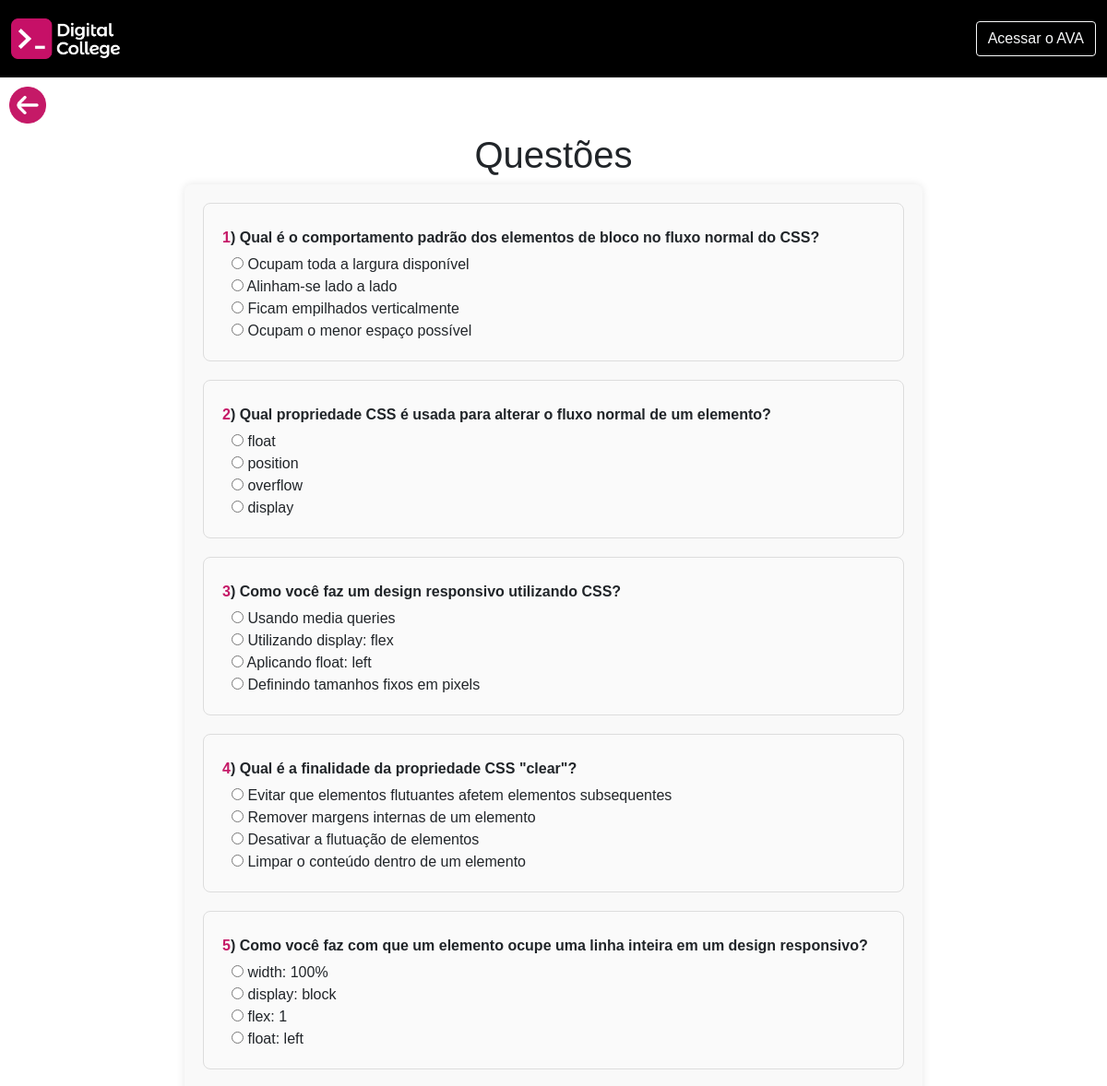
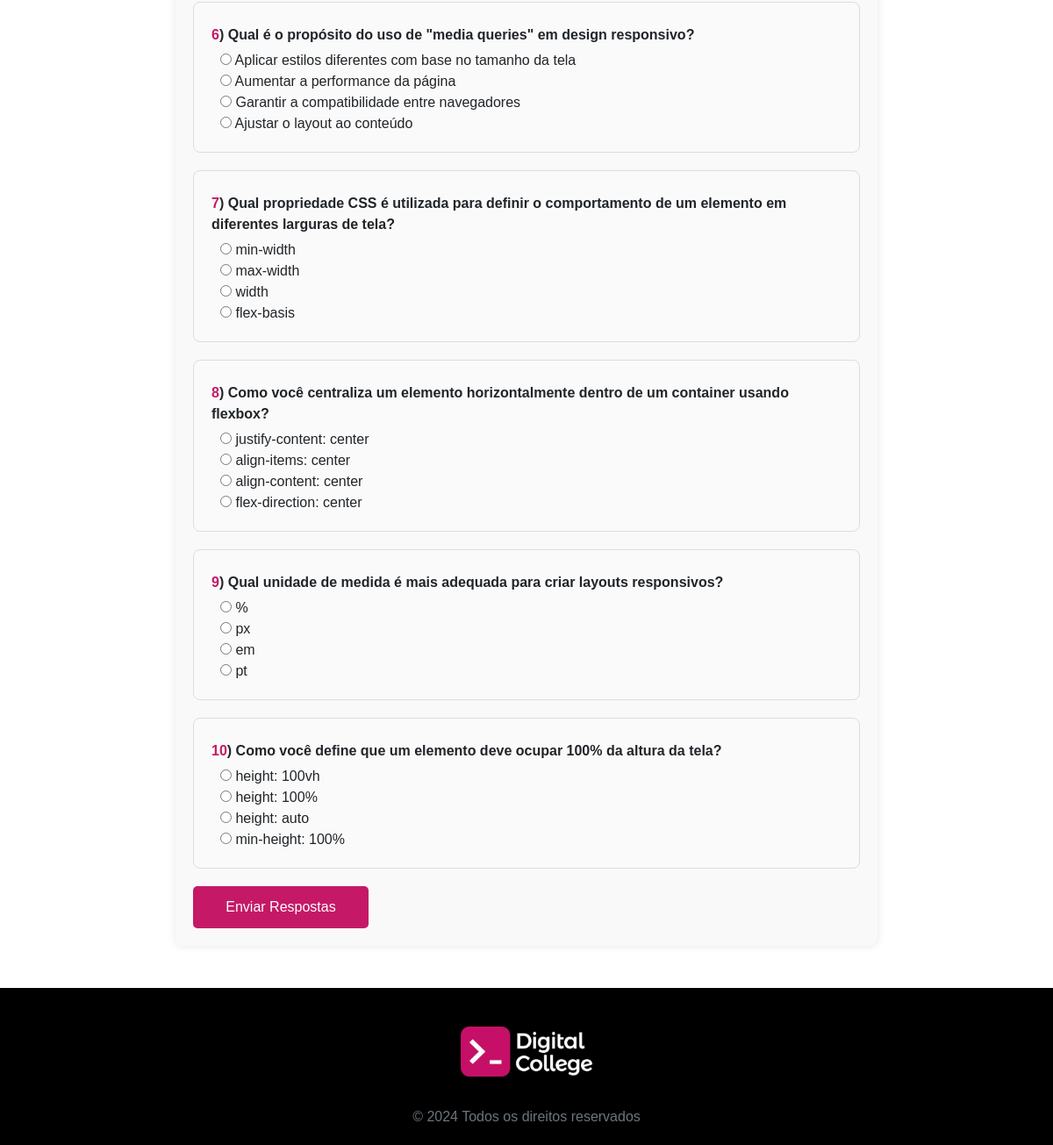
The app's page /questoesModulo01/unidade08.php with its own data (2 pictures, top to bottom).
### tables this page shows
CREATE TABLE questoes(
	id INT PRIMARY KEY NOT NULL AUTO_INCREMENT,
    numero INT NOT NULL,
	enunciado VARCHAR(1255) NOT NULL,
	item_a VARCHAR(1255) NOT NULL,
	item_b VARCHAR(1255) NOT NULL,
	item_c VARCHAR(1255) NOT NULL,
	item_d VARCHAR(1255) NOT NULL,
	item_certo CHAR(1),
    unidade INT NOT NULL,
    modulo INT NOT NULL
);

### process/questoes.php (called while the page is built, shortened)
<?php
include_once('conn.php');
include_once('../layouts/headerQ.php');
$respostasCorretas = 0;
$questoesErradas = [];
if ($_SERVER['REQUEST_METHOD'] === 'POST') {
    $respostas = $_POST;
    $totalQuestões = count($respostas);
    foreach ($respostas as $questao_id => $resposta_usuario) {
        if (strpos($questao_id, 'questao_') !== 0) {
            continue;
        }
        $id = substr($questao_id, 8);
        $sql = "SELECT item_certo, numero, item_a, item_b, item_c, item_d, enunciado, unidade FROM questoes WHERE id = ?";
        $stmt = $conn->prepare($sql);
        $stmt->bind_param('i', $id);
        $stmt->execute();
        $result = $stmt->get_result();
        if ($result->num_rows > 0) {
            $questao = $result->fetch_assoc();
            $item_certo = $questao['item_certo'];
            $numero = $questao['numero'];
            $enunciado = $questao['enunciado'];
            $respostas = [
                'A' => $questao['item_a'],
                'B' => $questao['item_b'],
                'C' => $questao['item_c'],
                'D' => $questao['item_d']
            ];
            if ($questao['unidade'] == 1) {
                echo "<a href='../modulo1/HTML/topico032-1.php' class='button-prox-atv'><img src='../assets/img/arrow-circle-left.png (2).png' alt='Próxima Atividade' class='next'></a>";
            }elseif($questao['unidade']==2){
                echo "<a href='../modulo1/HTML/topico032-2.php' class='button-prox-atv'><img src='../assets/img/arrow-circle-left (2).png' alt='Próxima Atividade' class='next'></a>";
            }elseif($questao['unidade']==3){
                echo "<a href='../modulo1/HTML/topico032-3.php' class='button-prox-atv'><img src='../assets/img/arrow-circle-left (2).png' alt='Próxima Atividade' class='next'></a>";
            }elseif($questao['unidade']==4){
                echo "<a href='../modulo1/CSS/topico032-4.php' class='button-prox-atv'><img src='../assets/img/arrow-circle-left (2).png' alt='Próxima Atividade' class='next'></a>";
            }elseif($questao['unidade']==5){
                echo "<a href='../modulo1/HTML/topico033-1.php' class='button-prox-atv'><img src='../assets/img/arrow-circle-left (2).png' alt='Próxima Atividade' class='next'></a>";
            }elseif($questao['unidade']==6){
                echo "<a href='../modulo1/HTML/topico033-2.php' class='button-prox-atv'><img src='../assets/img/arrow-circle-left (2).png' alt='Próxima Atividade' class='next'></a>";
            }elseif($questao['unidade']==7){
                echo "<a href='../modulo1/HTML/topico033-3.php' class='button-prox-atv'><img src='../assets/img/arrow-circle-left (2).png' alt='Próxima Atividade' class='next'></a>";
            }elseif($questao['unidade']==8){
                echo "<a href='../modulo1/HTML/topico033-4.php' class='button-prox-atv'><img src='../assets/img/arrow-circle-left (2).png' alt='Próxima Atividade' class='next'></a>";
            }
            if ($resposta_usuario === $item_certo) {
                $respostasCorretas++;
            } else {
                $questoesErradas[] = [
                    'numero' => $numero,
                    'enunciado' => $enunciado,
                    'resposta_usuario' => $respostas[$resposta_usuario],
                    'item_certo' => $respostas[$item_certo],
                    'resposta_usuario_letra' => array_search($resposta_usuario, $respostas),
                    'item_certo_letra' => array_search($item_certo, $respostas)
                ];
            }
        }
    }
    $nota = $respostasCorretas / $totalQuestões * 10;
    $mensagem = $nota > 7 ? "Parabéns, sua nota foi: " . number_format($nota, 2) : "Revise o conteúdo, sua nota foi: " . number_format($nota, 2);
    $notaClass = $nota > 7 ? 'nota-alta' : 'nota-baixa';
    echo "<div class='resultado $notaClass'>";
    echo "<h2>Resultado do Quiz</h2>";
    echo "<p>$mensagem</p>";
    echo "<p>Você acertou " . htmlspecialchars($respostasCorretas) . " de " . htmlspecialchars($totalQuestões) . " questões.</p>";
    echo "</div>";
    if (!empty($questoesErradas)) {
        echo "<div class='questoes-erradas'>";
        echo "<h3>Questões que você errou:</h3>";
        echo "<table>";
        echo "<tr><th>Número da Questão</th><th>Enunciado</th><th>Resposta Dada</th><th>Resposta Correta</th></tr>";
        foreach ($questoesErradas as $questaoErrada) {
            echo "<tr>";
            echo "<td>" . htmlspecialchars($questaoErrada['numero']) . "</td>";
            echo "<td>" . htmlspecialchars($questaoErrada['enunciado']) . "</td>";
            echo "<td>" . htmlspecialchars($questaoErrada['resposta_usuario']) . "</td>";
            echo "<td>" . htmlspecialchars($questaoErrada['item_certo']) . "</td>";
            echo "</tr>";
        }
        echo "</table>";
        if ($questao['unidade'] == 1) {
            echo "<a href='../modulo1/HTML/topico032-2.php' class='button-prox-atv'><img src='../assets/img/arrow-circle-right (2).png' alt='Próxima Atividade' class='next'></a>";
        }elseif($questao['unidade']==2){
            echo "<a href='../modulo1/HTML/topico032-3.php' class='button-prox-atv'><img src='../assets/img/arrow-circle-right (2).png' alt='Próxima Atividade' class='next'></a>";
        }elseif($questao['unidade']==3){
            echo "<a href='../modulo1/HTML/topico032-4.php' class='button-prox-atv'><img src='../assets/img/arrow-circle-right (2).png' alt='Próxima Atividade' class='next'></a>";
        }elseif($questao['unidade']==4){
            echo "<a href='../modulo1/CSS/topico033-1.php' class='button-prox-atv'><img src='../assets/img/arrow-circle-right (2).png' alt='Próxima Atividade' class='next'></a>";
        }elseif($questao['unidade']==5){
            echo "<a href='../modulo1/HTML/topico033-2.php' class='button-prox-atv'><img src='../assets/img/arrow-circle-right (2).png' alt='Próxima Atividade' class='next'></a>";
        }elseif($questao['unidade']==6){
            echo "<a href='../modulo1/HTML/topico033-3.php' class='button-prox-atv'><img src='../assets/img/arrow-circle-right (2).png' alt='Próxima Atividade' class='next'></a>";
        }elseif($questao['unidade']==7){
            echo "<a href='../modulo1/HTML/topico033-4.php' class='button-prox-atv'><img src='../assets/img/arrow-circle-right (2).png' alt='Próxima Atividade' class='next'></a>";
        }
        echo "</div>";
    }
} else {
    $questoes_query = "SELECT id, numero, enunciado, item_a, item_b, item_c, item_d, unidade, modulo FROM questoes";
    $result = $conn->query($questoes_query);
    if ($result) {
        $questoes = $result->fetch_all(MYSQLI_ASSOC);
    } else {
        $questoes = [];
    }
}
?>

### questoesModulo01/unidade08.php (the view, shortened to what this page needs)
<?php
    include_once('../process/questoes.php');
?>
<a href="..modulo1/CSS/topico033-4.php" class="button-left"><img src="../assets/img/arrow-circle-left.png" alt="" class="left"></a>
<h1 style="text-align: center;">Questões</h1>
<form id="quizForm" method="post" action="../process/questoes.php">
    <?php foreach ($questoes as $questao): ?>
        <?php if ($questao["modulo"] == 1): ?>
            <?php if ($questao["unidade"] == 8): ?>
            <div class="question">
                <p><strong class="nQuestion"><?php echo $questao['numero'] ?></strong><strong>) </strong><strong><?php echo htmlspecialchars($questao["enunciado"]); ?></strong></p>
                <div class="options">
                    <label><input type="radio" name="questao_<?php echo $questao["id"]; ?>" value="A"> <?php echo htmlspecialchars($questao["item_a"]); ?></label>
                    <br>
                    <label><input type="radio" name="questao_<?php echo $questao["id"]; ?>" value="B"> <?php echo htmlspecialchars($questao["item_b"]); ?></label>
                    <br>
                    <label><input type="radio" name="questao_<?php echo $questao["id"]; ?>" value="C"> <?php echo htmlspecialchars($questao["item_c"]); ?></label>
                    <br>
                    <label><input type="radio" name="questao_<?php echo $questao["id"]; ?>" value="D"> <?php echo htmlspecialchars($questao["item_d"]); ?></label>
                    <br>
                </div>
            </div>
            <?php endif; ?>
        <?php endif; ?>
    <?php endforeach; ?>
    <button type="submit">Enviar Respostas</button>
</form>
<a href="../../questoesModulo01/unidade01.php" class="button-prox"><img src="../../assets/img/arrow-circle-right (1).png" alt="" class="next"></a>
<br><br>
<?php include('../layouts/footerQ.php') ?>

### assets/css/estilo.css (style rules this page uses)
*, *::before, *::after { box-sizing: border-box; margin: 0; padding: 0%; }
:root { --FonteMontserrat: 'Montserrat', sans-serif !important; --CorDC01: #C61067; --CorDC02: #623CEA; --CorDC03: #F9E784; --CorDC04: #02394A; --CorDC05: #0B39B4; --CorPreta: #000000; --CorBranca: #FFF; --CorTopico: var(--CorDC01); --CorSubtopico: var(--CorDC04); --CorApresentacao: #623CEA; --CorImportante: #ff0000; --CorImportanteClaro: #ffe2d7; --CorFiqueAtento: #f1a923; --CorFiqueAtentoClaro: #fdefd4; --CorReflita: #65d1e7; --CorReflitaClaro: #d7f8ff; --CorExemplo: #32e1d9; --CorExemploClaro: #d7ffdd; --CorSaibaMais: #36a5b1; --CorSaibaMaisClaro: #d6fbff; --CorCuriosidade: #435266; --CorCuriosidadeClaro: #d3e5fd; --CorResumo: #c79d60; --CorResumoClaro: #fdecd3; }
* { font-family: var(--FonteMontserrat); font-weight: light; }
#quizForm { width: 80%; max-width: 800px; margin: 0 auto; padding: 20px; background-color: #f9f9f9; border-radius: 8px; box-shadow: 0 0 10px rgba(0, 0, 0, 0.1); }
.question { margin-bottom: 20px; padding: 15px; border: 1px solid #ddd; border-radius: 8px; background-color: #fff; }
.question p { margin: 5px 0; }
.question label { margin-left: 10px; }
button { background-color: #007bff; color: #fff; border: none; padding: 10px 20px; border-radius: 5px; cursor: pointer; font-size: 16px; }
.nQuestion { color: #c51967; }
button { background-color:#c51967; color: #fff; padding: 12px 25px; border-radius: 5px; cursor: pointer; display: block; width: 100%; max-width: 200px; transition: 0.3s; }
.question { margin-bottom: 20px; padding: 20px; border: 1px solid #ddd; border-radius: 8px; background-color: #fafafa; transition: border-color 0.3s ease; }
.button-prox { position: absolute; cursor: pointer; display: block; width: 100px; height: auto; text-decoration: none; transition: 0.3s; right: 0; }
.left { width:40px ; }
.button-left { padding: 10px; cursor: pointer; display: block; width: 100px; height: auto; text-decoration: none; transition: 0.3s; right: 0; }
a { text-decoration: none; color: #c51967; }

### records on screen
questoes: numero "1", enunciado "Qual é o comportamento padrão dos elementos de bloco no fluxo normal do CSS?", item_a "Ocupam toda a largura disponível", item_b "Alinham-se lado a lado", item_c "Ficam empilhados verticalmente", item_d "Ocupam o menor espaço possível"
questoes: numero "2", enunciado "Qual propriedade CSS é usada para alterar o fluxo normal de um elemento?", item_a "float", item_b "position", item_c "overflow", item_d "display"
questoes: numero "3", enunciado "Como você faz um design responsivo utilizando CSS?", item_a "Usando media queries", item_b "Utilizando display: flex", item_c "Aplicando float: left", item_d "Definindo tamanhos fixos em pixels"
questoes: numero "4", enunciado "Qual é a finalidade da propriedade CSS \"clear\"?", item_a "Evitar que elementos flutuantes afetem elementos subsequentes", item_b "Remover margens internas de um elemento", item_c "Desativar a flutuação de elementos", item_d "Limpar o conteúdo dentro de um elemento"
questoes: numero "5", enunciado "Como você faz com que um elemento ocupe uma linha inteira em um design responsivo?", item_a "width: 100%", item_b "display: block", item_c "flex: 1", item_d "float: left"
questoes: numero "6", enunciado "Qual é o propósito do uso de \"media queries\" em design responsivo?", item_a "Aplicar estilos diferentes com base no tamanho da tela", item_b "Aumentar a performance da página", item_c "Garantir a compatibilidade entre navegadores", item_d "Ajustar o layout ao conteúdo"
questoes: numero "7", enunciado "Qual propriedade CSS é utilizada para definir o comportamento de um elemento em diferentes larguras de tela?", item_a "min-width", item_b "max-width", item_c "width", item_d "flex-basis"
questoes: numero "8", enunciado "Como você centraliza um elemento horizontalmente dentro de um container usando flexbox?", item_a "justify-content: center", item_b "align-items: center", item_c "align-content: center", item_d "flex-direction: center"
questoes: numero "9", enunciado "Qual unidade de medida é mais adequada para criar layouts responsivos?", item_a "%", item_b "px", item_c "em", item_d "pt"
questoes: numero "10", enunciado "Como você define que um elemento deve ocupar 100% da altura da tela?", item_a "height: 100vh", item_b "height: 100%", item_c "height: auto", item_d "min-height: 100%"
